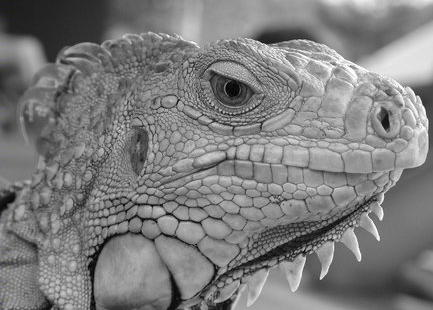
#> input picture Homework2/Homework2/Part2/iguana.png, 433 x 310 px
$ jupyter execute hw2_p2.ipynb   (shell and % lines are left out)   (older library calls are emulated)
#> lines starting #> are read from the running program, lines starting #| are printed output that depends on the picture
### Homework2/Homework2/Part2/edge.py
import numpy as np

def conv(image, kernel):
    """ An implementation of convolution filter.

    This function uses element-wise multiplication and np.sum()
    to efficiently compute weighted sum of neighborhood at each
    pixel.

    Args:
        image: numpy array of shape (Hi, Wi).
        kernel: numpy array of shape (Hk, Wk).

    Returns:
        out: numpy array of shape (Hi, Wi).
    """
    Hi, Wi = image.shape
    Hk, Wk = kernel.shape
    out = np.zeros((Hi, Wi))

    # For this assignment, we will use edge values to pad the images.
    # Zero padding will make derivatives at the image boundary very big,
    # whereas we want to ignore the edges at the boundary.
    pad_width0 = Hk // 2
    pad_width1 = Wk // 2
    pad_width = ((pad_width0,pad_width0),(pad_width1,pad_width1))
    padded = np.pad(image, pad_width, mode='edge')

    kernel = np.flip(kernel)

    for i in range(Hi):
        for j in range(Wi):
            region = padded[i:i+Hk, j:j+Wk]
            out[i, j] = np.sum(region * kernel)

    return out

def gaussian_kernel(size, sigma):
    """ Implementation of Gaussian Kernel.

    This function follows the gaussian kernel formula,
    and creates a kernel matrix.

    Hints:
    - Use np.pi and np.exp to compute pi and exp.

    Args:
        size: int of the size of output matrix.
        sigma: float of sigma to calculate kernel.

    Returns:
        kernel: numpy array of shape (size, size).
    """

    ax = np.arange(size) - size // 2
    xx, yy = np.meshgrid(ax, ax)
    kernel = np.exp(-(xx**2 + yy**2) / (2 * sigma**2))
    kernel /= (2 * np.pi * sigma**2)
    # 给出的 Reference 没有经过归一化
    # kernel /= np.sum(kernel)

    return kernel

def partial_x(img):
    """ Computes partial x-derivative of input img.

    Hints:
        - You may use the conv function in defined in this file.

    Args:
        img: numpy array of shape (H, W).
    Returns:
        out: x-derivative image.
    """

    kernel = np.array([0.5, 0, -0.5]).reshape(1, -1)
    return conv(img, kernel)

def partial_y(img):
    """ Computes partial y-derivative of input img.

    Hints:
        - You may use the conv function in defined in this file.

    Args:
        img: numpy array of shape (H, W).
    Returns:
        out: y-derivative image.
    """

    kernel = np.array([0.5, 0, -0.5]).reshape(-1, 1)
    return conv(img, kernel)

def gradient(img):
    """ Returns gradient magnitude and direction of input img.

    Args:
        img: Grayscale image. Numpy array of shape (H, W).

    Returns:
        G: Magnitude of gradient at each pixel in img.
            Numpy array of shape (H, W).
        theta: Direction(in degrees, 0 <= theta < 360) of gradient
            at each pixel in img. Numpy array of shape (H, W).

    Hints:
        - Use np.sqrt and np.arctan2 to calculate square root and arctan
    """
    dx = partial_x(img)
    dy = partial_y(img)
    G = np.hypot(dx, dy)
    theta = (np.arctan2(dy, dx) * 180 / np.pi) % 360
    return G, theta


def non_maximum_suppression(G, theta):
    """ Performs non-maximum suppression.

    This function performs non-maximum suppression along the direction
    of gradient (theta) on the gradient magnitude image (G).

    Args:
        G: gradient magnitude image with shape of (H, W).
        theta: direction of gradients with shape of (H, W).

    Returns:
        out: non-maxima suppressed image.
    """
    H, W = G.shape
    out = np.zeros((H, W))
    theta = np.floor((theta + 22.5) / 45) * 45
    theta_rad = theta / 180 * np.pi

    dx = ((np.cos(theta_rad) + 0.5) // 1).astype(int)
    dy = ((np.sin(theta_rad) + 0.5) // 1).astype(int)
    padded = np.pad(G, ((1, 1), (1, 1)), mode='constant')
    i = np.indices((H, W)) + 1

    query = (G >= padded[i[0] + dy, i[1] + dx]) & (G >= padded[i[0] - dy, i[1] - dx])
    out[query] = G[query]
    return out


def double_thresholding(img, high, low):
    """
    Args:
        img: numpy array of shape (H, W) representing NMS edge response.
        high: high threshold(float) for strong edges.
        low: low threshold(float) for weak edges.

    Returns:
        strong_edges: Boolean array representing strong edges.
            Strong edeges are the pixels with the values greater than
            the higher threshold.
        weak_edges: Boolean array representing weak edges.
            Weak edges are the pixels with the values smaller or equal to the
            higher threshold and greater than the lower threshold.
    """

    strong_edges = img >= high
    weak_edges = (img >= low) & (img < high)
    return strong_edges.astype(bool), weak_edges.astype(bool)


def get_neighbors(y, x, H, W):
    """ Return indices of valid neighbors of (y, x).

    Return indices of all the valid neighbors of (y, x) in an array of
    shape (H, W). An index (i, j) of a valid neighbor should satisfy
    the following:
        1. i >= 0 and i < H
        2. j >= 0 and j < W
        3. (i, j) != (y, x)

    Args:
        y, x: location of the pixel.
        H, W: size of the image.
    Returns:
        neighbors: list of indices of neighboring pixels [(i, j)].
    """
    neighbors = []

    for i in (y-1, y, y+1):
        for j in (x-1, x, x+1):
            if i >= 0 and i < H and j >= 0 and j < W:
                if (i == y and j == x):
                    continue
                neighbors.append((i, j))

    return neighbors

def link_edges(strong_edges, weak_edges):
    """ Find weak edges connected to strong edges and link them.

    Iterate over each pixel in strong_edges and perform breadth first
    search across the connected pixels in weak_edges to link them.
    Here we consider a pixel (a, b) is connected to a pixel (c, d)
    if (a, b) is one of the eight neighboring pixels of (c, d).

    Args:
        strong_edges: binary image of shape (H, W).
        weak_edges: binary image of shape (H, W).

    Returns:
        edges: numpy boolean array of shape(H, W).
    """
    from collections import deque

    H, W = strong_edges.shape
    edges = np.copy(strong_edges)
    visited = np.copy(strong_edges)
    queue = deque(zip(*np.nonzero(strong_edges)))

    while queue:
        y, x = queue.popleft()
        for ny, nx in get_neighbors(y, x, H, W):
            if weak_edges[ny, nx] and not visited[ny, nx]:
                edges[ny, nx] = True
                visited[ny, nx] = True
                queue.append((ny, nx))
    return edges

def canny(img, kernel_size=5, sigma=1.4, high=20, low=15):
    """ Implement canny edge detector by calling functions above.

    Args:
        img: binary image of shape (H, W).
        kernel_size: int of size for kernel matrix.
        sigma: float for calculating kernel.
        high: high threshold for strong edges.
        low: low threashold for weak edges.
    Returns:
        edge: numpy array of shape(H, W).
    """
    kernel = gaussian_kernel(kernel_size, sigma)
    smoothed = conv(img, kernel)
    G, theta = gradient(smoothed)
    nms = non_maximum_suppression(G, theta)
    strong_edges, weak_edges = double_thresholding(nms, high, low)
    edge = link_edges(strong_edges, weak_edges)
    return edge

### Homework2/Homework2/Part2/hw2_p2.ipynb
<a href="https://colab.research.google.com/github/HakureiPOI/computer-vision-2025/blob/main/Homework2/Homework2/Part2/hw2_p2.ipynb" target="_parent"></a>

# 220110720 HakureiPOI

[cell 1]
%cd /content/computer-vision-2025/Homework2/Homework2/Part2

---

# Homework 2 Part2
*This notebook includes both coding and written questions. Please hand in this notebook file with all the outputs and your answers to the written questions.*

This assignment covers Canny edge detector.

[cell 2]
# Setup
from __future__ import print_function

import numpy as np
import matplotlib.pyplot as plt
import matplotlib.image as mpimg
from time import time
from skimage import io

plt.rcParams['figure.figsize'] = (15.0, 12.0) # set default size of plots
plt.rcParams['image.interpolation'] = 'nearest'
plt.rcParams['image.cmap'] = 'gray'

# for auto-reloading extenrnal modules

# Canny Edge Detector
In this part, you are going to implement a Canny edge detector. The Canny edge detection algorithm can be broken down in to five steps:
1. Smoothing
2. Finding gradients
3. Non-maximum suppression
4. Double thresholding
5. Edge tracking by hysterisis

### 1.1 Smoothing (10 points)
#### Implementation (5 points)
We first smooth the input image by convolving it with a Gaussian kernel. The equation for a Gaussian kernel of size $(2k+1)\times(2k+1)$ is given by:

$$h_{ij}=\frac{1}{2\pi\sigma^2}\exp{\Bigl(-\frac{(i-k)^2+(j-k)^2}{2\sigma^2}\Bigr)}, 0\leq i,j < 2k+1$$

Implement **`gaussian_kernel`** in `edge.py` and run the code below.

[cell 3]
from edge import conv, gaussian_kernel

# Define 3x3 Gaussian kernel with std = 1
kernel = gaussian_kernel(3, 1)

# 这个高斯卷积是没有经过归一化的
kernel_test = np.array(
    [[ 0.05854983, 0.09653235, 0.05854983],
     [ 0.09653235, 0.15915494, 0.09653235],
     [ 0.05854983, 0.09653235, 0.05854983]]
)

# kernel_test = np.array(
#    [[0.07511361, 0.1238414 , 0.07511361],
#     [0.1238414 , 0.20417996, 0.1238414 ],
#     [0.07511361, 0.1238414 , 0.07511361]]
# )

# Test Gaussian kernel
if not np.allclose(kernel, kernel_test):
    print('Incorrect values! Please check your implementation.')

Implement **`conv`** in `edge.py` and run the code below.

[cell 4]
# Test with different kernel_size and sigma
kernel_size = 5
sigma = 1.4

# Load image
img = io.imread('iguana.png', as_gray=True)
#> img: shape (310, 433) float64; min 0, max 1, mean 0.492

# Define 5x5 Gaussian kernel with std = sigma
kernel = gaussian_kernel(kernel_size, sigma)

# Convolve image with kernel to achieve smoothed effect
smoothed = conv(img, kernel)

plt.subplot(1,2,1)
plt.imshow(img)
plt.title('Original image')
plt.axis('off')

plt.subplot(1,2,2)
plt.imshow(smoothed)
plt.title('Smoothed image')
plt.axis('off')

plt.show()

#### Question (5 points)
What is the effect of changing kernel_size and sigma?

**Your Answer:**

- **kernal_size:**

卷积核的大小变化意味着卷积后一个像素中包含的原图像像素信息数量的变化。如果 kernel_size 变大，那么其结果应该会变得更加模糊，边缘也会相对柔化。相反，kernel_size 变小，结果应该相对来说更加锐利

- **sigma:**

sigma 的变化会导致高斯核权重分布的变化。如果 sigma 减小，那么核的权重应该更加集中在核的中心部分，使得边缘相对锐利；相反，如果 sigma 变大，说明核的权重分布更加均匀，由此使得图片更加模糊

### 1.2 Finding gradients (15 points)
The gradient of a 2D scalar function $I:\mathbb{R}^2\rightarrow{\mathbb{R}}$ in Cartesian coordinate is defined by:

$$\nabla{I(x,y)}=\bigl[\frac{\partial{I}}{\partial{x}},\frac{\partial{I}}{\partial{y}}\bigr],$$

where

$$
\frac{\partial{I(x,y)}}{\partial{x}}=\lim_{\Delta{x}\to{0}}\frac{I(x+\Delta{x},y)-I(x,y)}{\Delta{x}} \\
\frac{\partial{I(x,y)}}{\partial{y}}=\lim_{\Delta{y}\to{0}}\frac{I(x,y+\Delta{y})-I(x,y)}{\Delta{y}}.
$$

In case of images, we can approximate the partial derivatives by taking differences at one pixel intervals:

$$
\frac{\partial{I(x,y)}}{\partial{x}}\approx{\frac{I(x+1,y)-I(x-1,y)}{2}} \\
\frac{\partial{I(x,y)}}{\partial{y}}\approx{\frac{I(x,y+1)-I(x,y-1)}{2}}
$$

Note that the partial derivatives can be computed by convolving the image $I$ with some appropriate kernels $D_x$ and $D_y$:

$$
\frac{\partial{I}}{\partial{x}}\approx{I*D_x}=G_x \\
\frac{\partial{I}}{\partial{y}}\approx{I*D_y}=G_y
$$

#### Implementation (5 points)
Find the kernels $D_x$ and $D_y$ and implement **`partial_x`** and **`partial_y`** using `conv` defined in `edge.py`.

*-Hint: Remeber that convolution flips the kernel.*

[cell 5]
from edge import partial_x, partial_y

# Test input
I = np.array(
    [[0, 0, 0],
     [0, 1, 0],
     [0, 0, 0]]
)

# Expected outputs
I_x_test = np.array(
    [[ 0, 0, 0],
     [ 0.5, 0, -0.5],
     [ 0, 0, 0]]
)

I_y_test = np.array(
    [[ 0, 0.5, 0],
     [ 0, 0, 0],
     [ 0, -0.5, 0]]
)

# Compute partial derivatives
I_x = partial_x(I)
I_y = partial_y(I)

# Test correctness of partial_x and partial_y
if not np.all(I_x == I_x_test):
    print('partial_x incorrect')

if not np.all(I_y == I_y_test):
    print('partial_y incorrect')

[cell 6]
# Compute partial derivatives of smoothed image
Gx = partial_x(smoothed)
#> after the loop in conv (call 4), `for i in range(Hi):`:
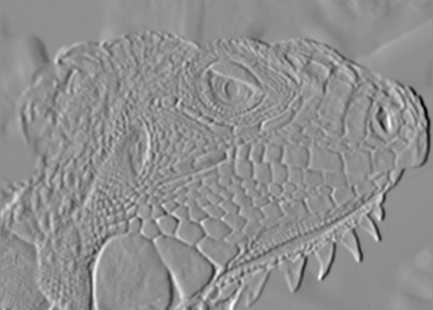
#> out: shape (310, 433) float64; min -0.155, max 0.122, mean 0.000203; drawn with min black and max white
Gy = partial_y(smoothed)
#> after the loop in conv (call 5), `for i in range(Hi):`:
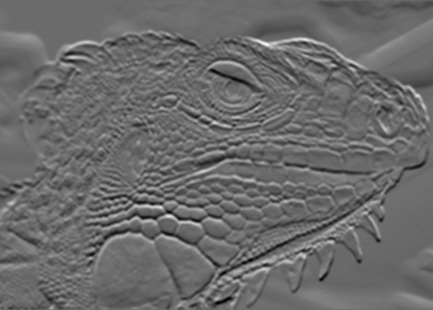
#> out: shape (310, 433) float64; min -0.112, max 0.154, mean -0.00018; drawn with min black and max white

plt.subplot(1,2,1)
plt.imshow(Gx)
plt.title('Derivative in x direction')
plt.axis('off')

plt.subplot(1,2,2)
plt.imshow(Gy)
plt.title('Derivative in y direction')
plt.axis('off')

plt.show()

#### Question (5 points)
What is the reason for performing smoothing prior to computing the gradients?

**Your Answer:**

一个图片中总是有噪声的，平滑化处理一定程度上可以减小这些高频噪声的存在。使得能够更好识别出图像的主要结构，真正的边缘

#### Implementation (10 points)
Now, we can compute the magnitude and direction of gradient with the two partial derivatives:

$$
G = \sqrt{G_{x}^{2}+G_{y}^{2}} \\
\Theta = arctan\bigl(\frac{G_{y}}{G_{x}}\bigr)
$$

Implement **`gradient`** in `edge.py` which takes in an image and outputs $G$ and $\Theta$.

[cell 7]
from edge import gradient

G, theta = gradient(smoothed)

if not np.all(G >= 0):
    print('Magnitude of gradients should be non-negative.')

if not np.all((theta >= 0) * (theta < 360)):
    print('Direction of gradients should be in range 0 <= theta < 360')

plt.imshow(G)
plt.title('Gradient magnitude')
plt.axis('off')
plt.show()

### 1.3 Non-maximum suppression (20 points)
You should be able to see that the edges extracted from the gradient of the smoothed image are quite thick and blurry. The purpose of this step is to convert the "blurred" edges into "sharp" edges. Basically, this is done by preserving all local maxima in the gradient image and discarding everything else. The algorithm is for each pixel (x,y) in the gradient image:
1. Round the gradient direction $\Theta[y,x]$ to the nearest 45 degrees, corresponding to the use of an 8-connected neighbourhood.

2. Compare the edge strength of the current pixel with the edge strength of the pixel in the positive and negative gradient directions. For example, if the gradient direction is south (theta=90), compare with the pixels to the north and south.

3. If the edge strength of the current pixel is the largest; preserve the value of the edge strength. If not, suppress (i.e. remove) the value.

Implement **`non_maximum_suppression`** in `edge.py`.

We provide the correct output and the difference between it and your result for debugging purposes.  If you see white spots in the Difference image, you should check your implementation.

[cell 8]
from edge import non_maximum_suppression

# Test input
g = np.array(
    [[0.4, 0.5, 0.6],
     [0.3, 0.5, 0.7],
     [0.4, 0.5, 0.6]]
)

# Print out non-maximum suppressed output
# varying theta
for angle in range(0, 180, 45):
    #print('Thetas:', angle)
    t = np.ones((3, 3)) * angle # Initialize theta
    print(non_maximum_suppression(g, t))

[cell 9]
nms = non_maximum_suppression(G, theta)
#> in non_maximum_suppression (call 5), `dx = ((np.cos(theta_rad) + 0.5) // 1).astype(int)`:
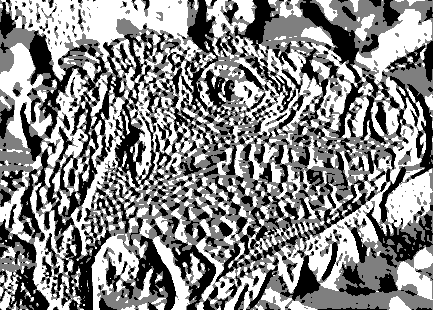
#> dx: shape (310, 433) int64; min -1, max 1, mean 0.0671; drawn with min black and max white
#> in non_maximum_suppression (call 5), `dy = ((np.sin(theta_rad) + 0.5) // 1).astype(int)`:
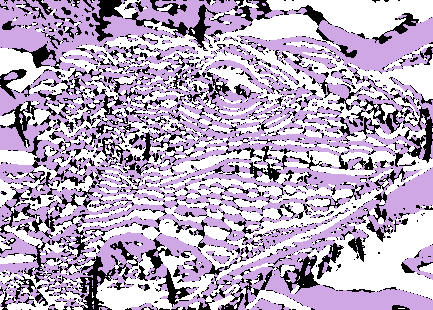
#> dy: shape (310, 433) int64; 3 distinct labels, from -1 to 1; one colour per label, 0 black, -1 white
#> in non_maximum_suppression (call 5), `padded = np.pad(G, ((1, 1), (1, 1)), mode='constant')`:
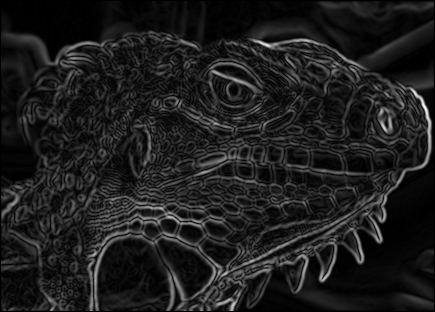
#> padded: shape (312, 435) float64; min 0, max 0.171, mean 0.0201; drawn with min black and max white
#> in non_maximum_suppression (call 5), `query = (G >= padded[i[0] + dy, i[1] + dx]) & (G >= padded[i[0] - dy, ..`:
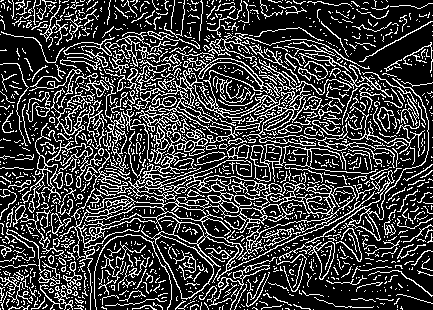
#> query: shape (310, 433) bool; 24.3% white in thin lines or dots
plt.imshow(nms)
plt.title('Non-maximum suppressed')
plt.axis('off')
plt.show()

plt.subplot(1, 3, 1)
plt.imshow(nms)
plt.axis('off')
plt.title('Your result')

plt.subplot(1, 3, 2)
reference = np.load('references/iguana_non_max_suppressed.npy')
#> (reads Homework2/Homework2/Part2/references/iguana_non_max_suppressed.npy from the repository)
plt.imshow(reference)
plt.axis('off')
plt.title('Reference')

plt.subplot(1, 3, 3)
plt.imshow(nms - reference)
plt.title('Difference')
plt.axis('off')
plt.show()
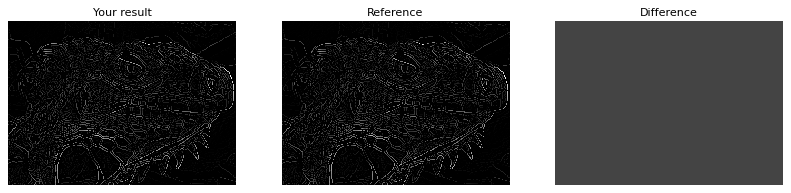
#> figure drawn by matplotlib, 3 panels

np.amax(nms-reference)
#> Out = 0.00495

### 1.4 Double Thresholding (20 points)

The edge-pixels remaining after the non-maximum suppression step are (still) marked with their strength pixel-by-pixel. Many of these will probably be true edges in the image, but some may be caused by noise or color variations, for instance, due to rough surfaces. The simplest way to discern between these would be to use a threshold, so that only edges stronger that a certain value would be preserved. The Canny edge detection algorithm uses double thresholding. Edge pixels stronger than the high threshold are marked as strong; edge pixels weaker than the low threshold are suppressed and edge pixels between the two thresholds are marked as weak.

Implement **`double_thresholding`** in `edge.py`

[cell 10]
from edge import double_thresholding

low_threshold = 0.02
high_threshold = 0.03

strong_edges, weak_edges = double_thresholding(nms, high_threshold, low_threshold)
#> in double_thresholding, `strong_edges = img >= high`: strong_edges: shape (310, 433) bool; 10.2% white in thin lines or dots
#> in double_thresholding, `weak_edges = (img >= low) & (img < high)`: weak_edges: shape (310, 433) bool; 4.7% white in thin lines or dots
assert(np.sum(strong_edges & weak_edges) == 0)

edges=strong_edges * 1.0 + weak_edges * 0.5

plt.subplot(1,2,1)
plt.imshow(strong_edges)
plt.title('Strong Edges')
plt.axis('off')

plt.subplot(1,2,2)
plt.imshow(edges)
plt.title('Strong+Weak Edges')
plt.axis('off')

plt.show()

### 1.5 Edge tracking (20 points)

Strong edges are interpreted as “certain edges”, and can immediately be included in the final edge image. Consider its neighbors iteratively then declare it an 'edge pixel' if it is connected to a 'strong edge pixel' directly or via pixels between Low and High. The logic is of course that noise and other small variations are unlikely to result in a strong edge (with proper adjustment of the threshold levels). Thus strong edges will (almost) only be due to true edges in the original image. The weak edges can either be due to true edges or noise/color variations. The latter type will probably be distributed independently of edges on the entire image, and thus only a small amount will be located adjacent to strong edges. Weak edges due to true edges are much more likely to be connected directly to strong edges.

Implement **`link_edges`** in `edge.py`.

We provide the correct output and the difference between it and your result for debugging purposes.  If you see white spots in the Difference image, you should check your implementation.

[cell 11]
from edge import get_neighbors, link_edges

test_strong = np.array(
    [[1, 0, 0, 0],
     [0, 0, 0, 0],
     [0, 0, 0, 0],
     [0, 0, 0, 1]],
    dtype=np.bool
)

test_weak = np.array(
    [[0, 0, 0, 1],
     [0, 1, 0, 0],
     [1, 0, 0, 0],
     [0, 0, 1, 0]],
    dtype=np.bool
)

test_linked = link_edges(test_strong, test_weak)

plt.subplot(1, 3, 1)
plt.imshow(test_strong)
plt.title('Strong edges')

plt.subplot(1, 3, 2)
plt.imshow(test_weak)
plt.title('Weak edges')

plt.subplot(1, 3, 3)
plt.imshow(test_linked)
plt.title('Linked edges')
plt.show()
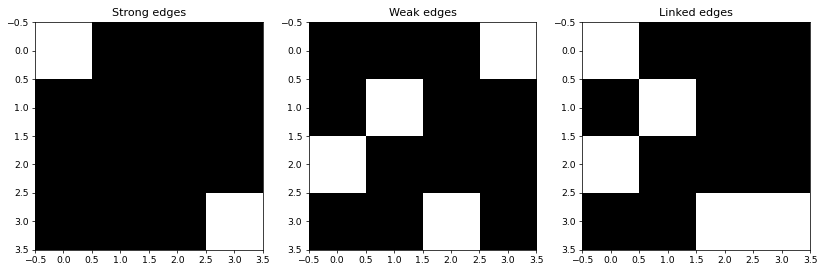
#> figure drawn by matplotlib, 3 panels

[cell 12]
edges = link_edges(strong_edges, weak_edges)
#> the loop in link_edges (call 2), `while queue:` made 18256 passes
#> (y, x) on passes 1 to 3: (2, 321), (2, 322), (2, 323)
#> after the loop in link_edges (call 2), `while queue:`:
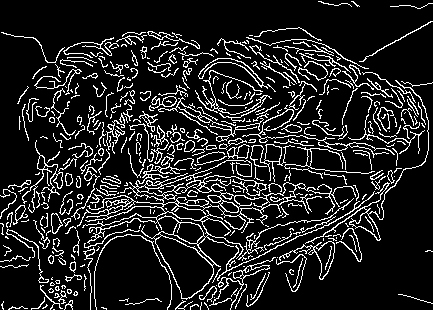
#> edges: shape (310, 433) bool; 13.6% white in thin lines or dots

plt.imshow(edges)
plt.axis('off')
plt.show()

plt.subplot(1, 3, 1)
plt.imshow(edges)
plt.axis('off')
plt.title('Your result')

plt.subplot(1, 3, 2)
reference = np.load('references/iguana_edge_tracking.npy')
#> (reads Homework2/Homework2/Part2/references/iguana_edge_tracking.npy from the repository)
plt.imshow(reference)
plt.axis('off')
plt.title('Reference')

plt.subplot(1, 3, 3)
plt.imshow(edges ^ reference)
plt.title('Difference')
plt.axis('off')
plt.show()
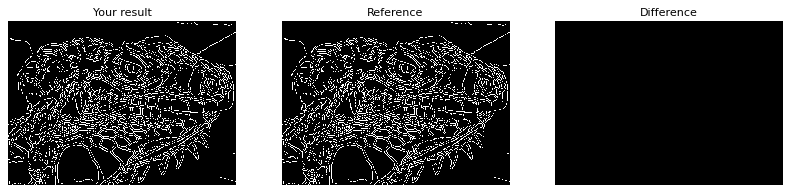
#> figure drawn by matplotlib, 3 panels

### 1.6 Canny edge detector
Implement **`canny`** in `edge.py` using the functions you have implemented so far. Test edge detector with different parameters.

Here is an example of the output:

We provide the correct output and the difference between it and your result for debugging purposes.  If you see white spots in the Difference image, you should check your implementation.

[cell 13]
from edge import canny

# Load image
img = io.imread('iguana.png', as_gray=True)

# Run Canny edge detector
edges = canny(img, kernel_size=5, sigma=1.4, high=0.03, low=0.02)
print (edges.shape)
#| (310, 433)

plt.subplot(1, 3, 1)
plt.imshow(edges)
plt.axis('off')
plt.title('Your result')

plt.subplot(1, 3, 2)
reference = np.load('references/iguana_canny.npy')
#> (reads Homework2/Homework2/Part2/references/iguana_canny.npy from the repository)
